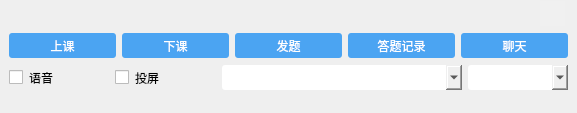
<?xml version="1.0" encoding="UTF-8"?>
<ui version="4.0">
 <class>TeacherMainWindow</class>
 <widget class="QMainWindow" name="TeacherMainWindow">
  <property name="geometry">
   <rect>
    <x>0</x>
    <y>0</y>
    <width>577</width>
    <height>113</height>
   </rect>
  </property>
  <property name="windowTitle">
   <string>Teacher Window</string>
  </property>
  <property name="styleSheet">
   <string notr="true">QWidget
{
	border-radius:3px;
}
QDialog{
background-color:rgb(230, 230, 230);
}
QLineEdit
{
    font: 25 9pt &quot;Microsoft JhengHei&quot;;
    background:white;
    padding-left:4px ;
    padding-top:4px ;
    border-bottom-left-radius:4px;
    border-bottom-right-radius:4px;
    border: 1.2px solid rgb(189 , 189, 189);
    border-top:transparent;
    
}
QLineEdit:hover
{
    font: 25 9pt &quot;Microsoft JhengHei&quot;;
    padding-top:0px ;
    border: 1px solid rgb(21 , 131 , 221);
}
QLineEdit:focus
{
    font: 25 9pt &quot;Microsoft JhengHei&quot;;
    padding-top:0px ;
    border: 1px solid rgb(21 , 131 , 221);
}

QPushButton
{
	font: 25 9pt &quot;Microsoft JhengHei&quot;;
    color:white;
    background-color:rgb(75,164,242);
    border-radius:3px;
}

QPushButton:hover
{
	font: 25 10pt &quot;Microsoft JhengHei&quot;;
    color:white;
    background-color:rgb(44 , 137 , 255);
	border-radius:5px;
}

QPushButton:pressed
{
	font: 25 11pt &quot;Microsoft JhengHei&quot;;
	border-radius:13px;
    color:white;
    background-color:rgb(14 , 135 , 228);
    padding-left:5px;
    padding-top:5px;
}

QPushButton:default
{
	font: 25 9pt &quot;Microsoft JhengHei&quot;;
	border-radius:3px;
    color:white;
    background-color:rgb(44 , 137 , 255);
    padding-left:3px;
    padding-top:3px;
    border: 2px solid rgb(17 , 120 , 221);
}

QPushButton:!enabled
{
	font: 25 9pt &quot;Microsoft JhengHei&quot;;
    color:white;
    background-color:rgb(200 , 200 , 200);
	border-radius:5px;
}
QRadioButton
{
    font: 25 9pt &quot;Microsoft JhengHei&quot;;
}
QCheckBox
{
    font: 25 9pt &quot;Microsoft JhengHei&quot;;
}
QLabel#TopImage
{
	border-radius:90px;
}
QPushButton#btnExit{
border-image: url(:/TeacherWindow/image/timg.png);
background-color: rgb(240, 240, 240);
border-radius:0px;
}
QPushButton#btnExit:hover{
border-image: url(:/TeacherWindow/image/timg.png);
background-color: rgb(221, 0, 27);
border-radius:0px;
}
</string>
  </property>
  <widget class="QWidget" name="centralwidget">
   <layout class="QVBoxLayout" name="verticalLayout">
    <property name="topMargin">
     <number>0</number>
    </property>
    <property name="bottomMargin">
     <number>0</number>
    </property>
    <item>
     <widget class="QWidget" name="widget" native="true">
      <property name="sizePolicy">
       <sizepolicy hsizetype="Preferred" vsizetype="Fixed">
        <horstretch>0</horstretch>
        <verstretch>0</verstretch>
       </sizepolicy>
      </property>
      <property name="maximumSize">
       <size>
        <width>16777215</width>
        <height>25</height>
       </size>
      </property>
      <layout class="QHBoxLayout" name="horizontalLayout_2">
       <property name="spacing">
        <number>0</number>
       </property>
       <property name="leftMargin">
        <number>0</number>
       </property>
       <property name="topMargin">
        <number>0</number>
       </property>
       <property name="rightMargin">
        <number>3</number>
       </property>
       <property name="bottomMargin">
        <number>0</number>
       </property>
       <item>
        <spacer name="horizontalSpacer">
         <property name="orientation">
          <enum>Qt::Horizontal</enum>
         </property>
         <property name="sizeHint" stdset="0">
          <size>
           <width>913</width>
           <height>20</height>
          </size>
         </property>
        </spacer>
       </item>
       <item>
        <widget class="QPushButton" name="btnExit">
         <property name="sizePolicy">
          <sizepolicy hsizetype="Minimum" vsizetype="Minimum">
           <horstretch>0</horstretch>
           <verstretch>0</verstretch>
          </sizepolicy>
         </property>
         <property name="minimumSize">
          <size>
           <width>25</width>
           <height>25</height>
          </size>
         </property>
         <property name="maximumSize">
          <size>
           <width>25</width>
           <height>25</height>
          </size>
         </property>
         <property name="styleSheet">
          <string notr="true"/>
         </property>
         <property name="text">
          <string/>
         </property>
        </widget>
       </item>
      </layout>
     </widget>
    </item>
    <item>
     <layout class="QGridLayout" name="gridLayout">
      <item row="0" column="3">
       <widget class="QPushButton" name="pushButton">
        <property name="minimumSize">
         <size>
          <width>0</width>
          <height>25</height>
         </size>
        </property>
        <property name="maximumSize">
         <size>
          <width>16777215</width>
          <height>25</height>
         </size>
        </property>
        <property name="text">
         <string>答题记录</string>
        </property>
       </widget>
      </item>
      <item row="0" column="2">
       <widget class="QPushButton" name="btnNewProblem">
        <property name="minimumSize">
         <size>
          <width>0</width>
          <height>25</height>
         </size>
        </property>
        <property name="maximumSize">
         <size>
          <width>16777215</width>
          <height>25</height>
         </size>
        </property>
        <property name="text">
         <string>发题</string>
        </property>
       </widget>
      </item>
      <item row="0" column="0">
       <widget class="QPushButton" name="btnBeginClass">
        <property name="minimumSize">
         <size>
          <width>0</width>
          <height>25</height>
         </size>
        </property>
        <property name="maximumSize">
         <size>
          <width>16777215</width>
          <height>25</height>
         </size>
        </property>
        <property name="text">
         <string>上课</string>
        </property>
       </widget>
      </item>
      <item row="0" column="5">
       <widget class="QPushButton" name="btnChat">
        <property name="minimumSize">
         <size>
          <width>0</width>
          <height>25</height>
         </size>
        </property>
        <property name="maximumSize">
         <size>
          <width>16777215</width>
          <height>25</height>
         </size>
        </property>
        <property name="text">
         <string>聊天</string>
        </property>
       </widget>
      </item>
      <item row="0" column="1">
       <widget class="QPushButton" name="btnEndClass">
        <property name="minimumSize">
         <size>
          <width>0</width>
          <height>25</height>
         </size>
        </property>
        <property name="maximumSize">
         <size>
          <width>16777215</width>
          <height>25</height>
         </size>
        </property>
        <property name="text">
         <string>下课</string>
        </property>
       </widget>
      </item>
     </layout>
    </item>
    <item>
     <layout class="QHBoxLayout" name="horizontalLayout">
      <item>
       <widget class="QCheckBox" name="ckbVoiceShare">
        <property name="text">
         <string>语音</string>
        </property>
       </widget>
      </item>
      <item>
       <widget class="QCheckBox" name="ckbScreenShare">
        <property name="text">
         <string>投屏</string>
        </property>
       </widget>
      </item>
      <item>
       <widget class="QComboBox" name="cmbAttandance">
        <property name="minimumSize">
         <size>
          <width>240</width>
          <height>20</height>
         </size>
        </property>
        <property name="maximumSize">
         <size>
          <width>16777215</width>
          <height>25</height>
         </size>
        </property>
        <property name="font">
         <font>
          <family>Microsoft JhengHei</family>
          <pointsize>9</pointsize>
         </font>
        </property>
        <property name="currentText">
         <string/>
        </property>
        <property name="frame">
         <bool>true</bool>
        </property>
       </widget>
      </item>
      <item>
       <widget class="QComboBox" name="cmbStudent">
        <property name="minimumSize">
         <size>
          <width>100</width>
          <height>20</height>
         </size>
        </property>
        <property name="maximumSize">
         <size>
          <width>16777215</width>
          <height>25</height>
         </size>
        </property>
        <property name="font">
         <font>
          <family>Microsoft JhengHei</family>
          <pointsize>9</pointsize>
         </font>
        </property>
        <property name="currentText">
         <string notr="true"/>
        </property>
       </widget>
      </item>
     </layout>
    </item>
   </layout>
  </widget>
  <widget class="QStatusBar" name="statusbar"/>
 </widget>
 <resources/>
 <connections/>
</ui>
